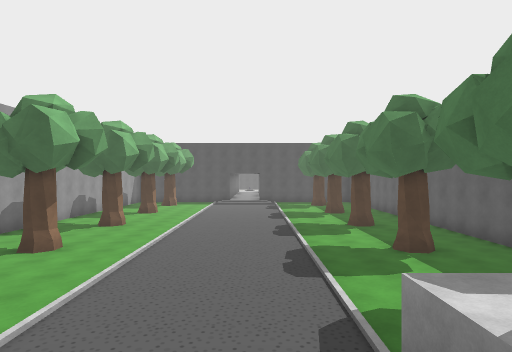
[1] (above)

18 first-person views from a walk through a Unity game level. The camera is 1.2 m above the floor, looks level and sees 75° across. Doors are open. The floor is counted in squares, 2 m on a side. Each view is taken from the middle of a square. On the plan, view 1 faces up. The plan holds only what a view shows up to about 10 squares ahead; the rest is blank. The place goes on beyond the plan. The player character is not drawn. Some surface patterns are stand-ins.

[2]
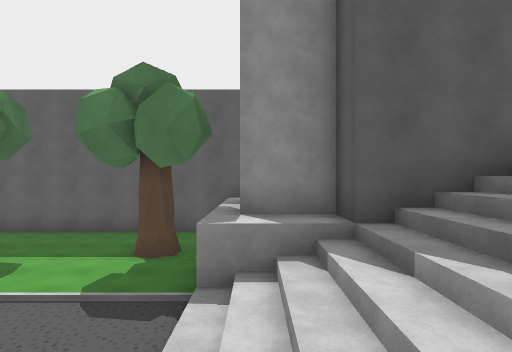

[3]
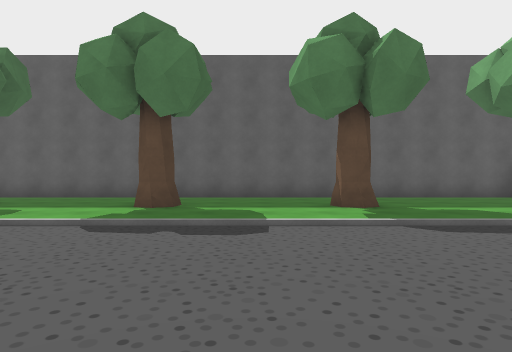

[4]
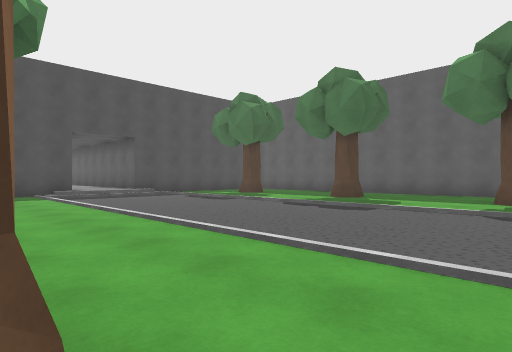

[5]
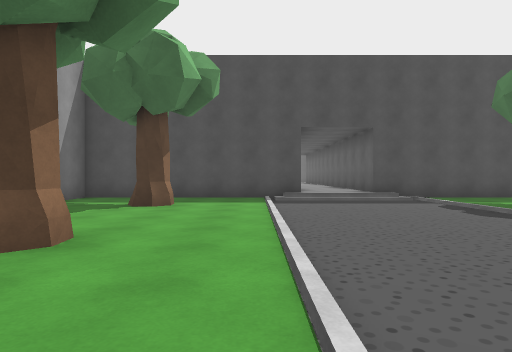

[6]
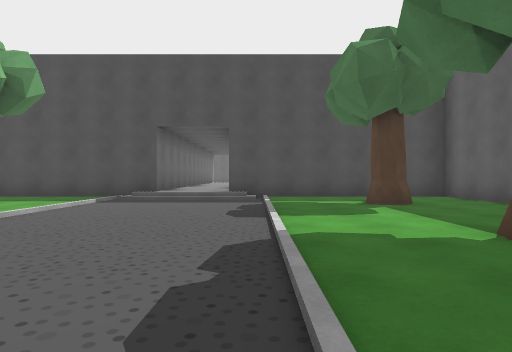

[7]
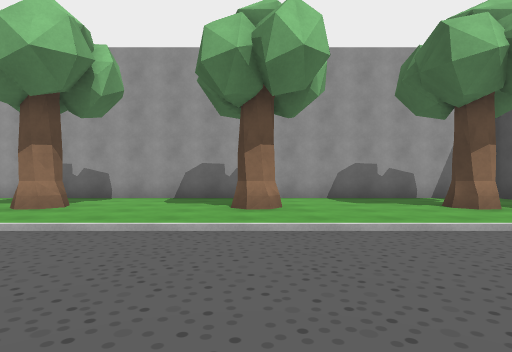

[8]
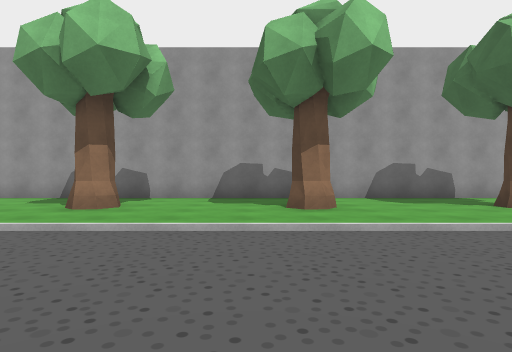

[9]
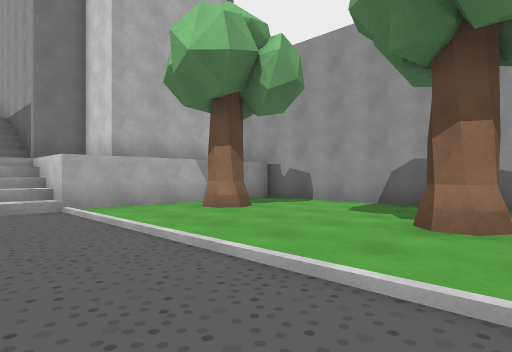

[10]
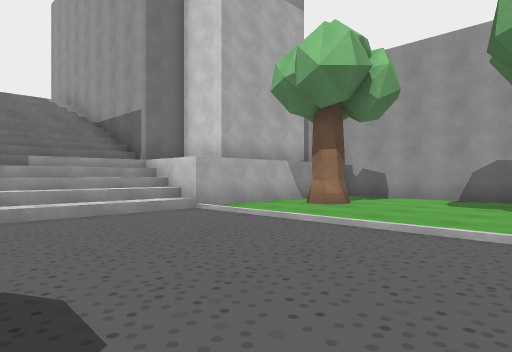

[11]
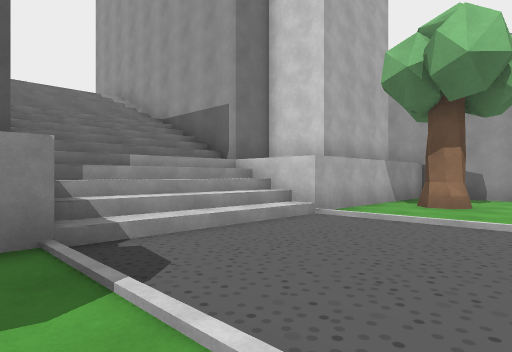

[12]
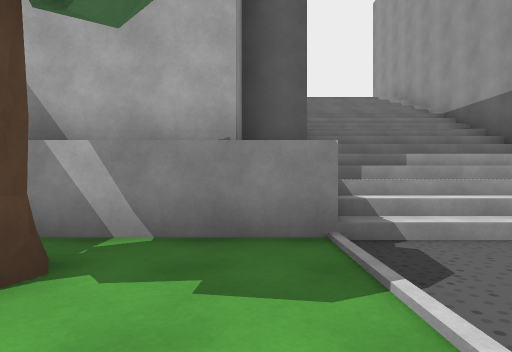

[13]
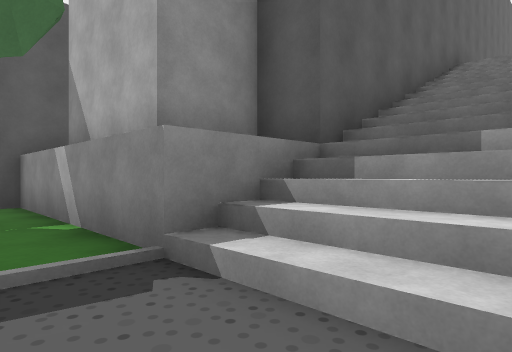

[14]
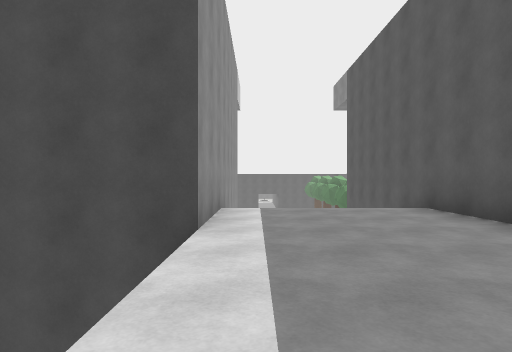

[15]
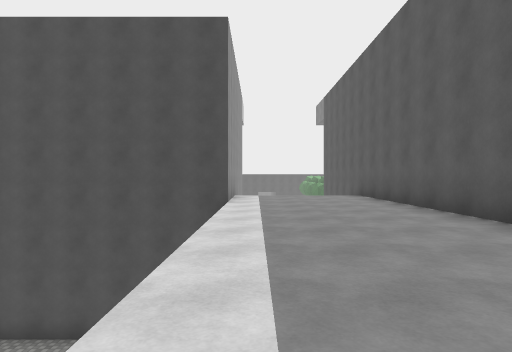

[16]
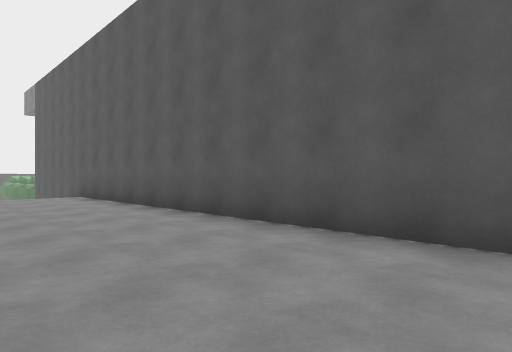

[17]
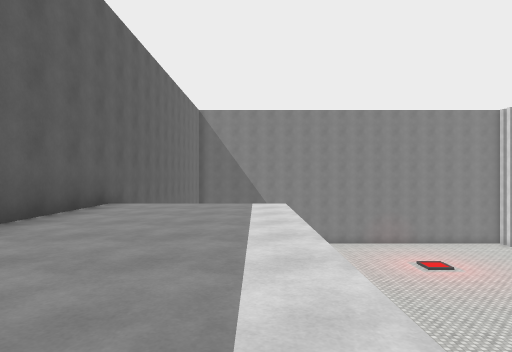

[18]
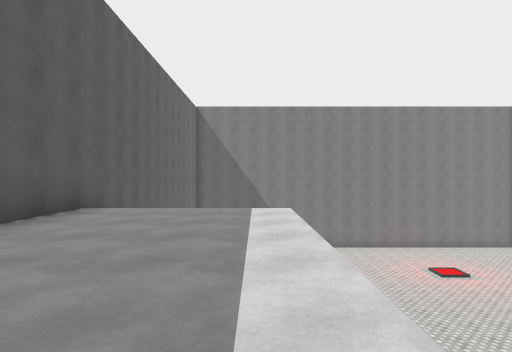

### Floor plan
Key: @ floor where view 1 was taken; # wall or solid block; . main floor; : floor 0.25 m higher than the main floor; + floor 1.75 m higher than the main floor; * floor 6.25 m higher than the main floor; / step, stairs or slope; v drop or lower ground; T tree.
Columns run from 9 left of view 1 to 7 right of it. Each row starts with its distance up from view 1.
 23  #######::#######
 22  #.....:::/.....#
 21  #......../.....#
 20  #..T...../..T..#
 19  #......../.....
 18  #......../....
 17  #......../.....#
 16  #..T...../..T..#
 15  #......../.....#
 14  #......../.....#
 13  #......../.....#
 12  #..T...../..T..#
 11  #......../.....#
 10  #......../.....#
  9  #......../.....#
  8  #..T...../..T..#
  7  #......../.....#
  6  #......../.....#
  5  #......../.....#
  4  #..T...../..T..#
  3  #......../.....#
  2  #####+////+#####
  1      #+////+#
  0       #//@/##
 -1       #////#
 -2       #////#
 -3       #////#
 -4       #////#
 -5       #****#
 -6       #****#
 -7  ######****#
 -8  vvv  v****#
 -9       v****#
-10       v****#
-11       v****#
-12       v****#
-13       v****#
-14       v****#
-15  vvv  v****#
-16  vvv      /#
-17 vvvv       #
-18 vvvv       #
-19 vvvv

Positions as (right, up) in squares from view 1, and headings:
1: (0, 0), facing up
2: (-3, 2), facing right
3: (-3, 10), facing right
4: (-5, 11), facing up-right
5: (-3, 13), facing up
6: (1, 13), facing up
7: (1, 16), facing left
8: (1, 11), facing left
9: (-1, 9), facing down-left
10: (1, 8), facing down-left
11: (2, 6), facing down-left
12: (2, 6), facing down
13: (-1, 4), facing down-right
14: (-2, -11), facing up
15: (-2, -15), facing up
16: (-2, -15), facing up-right
17: (-2, -8), facing down
18: (-2, -9), facing down
